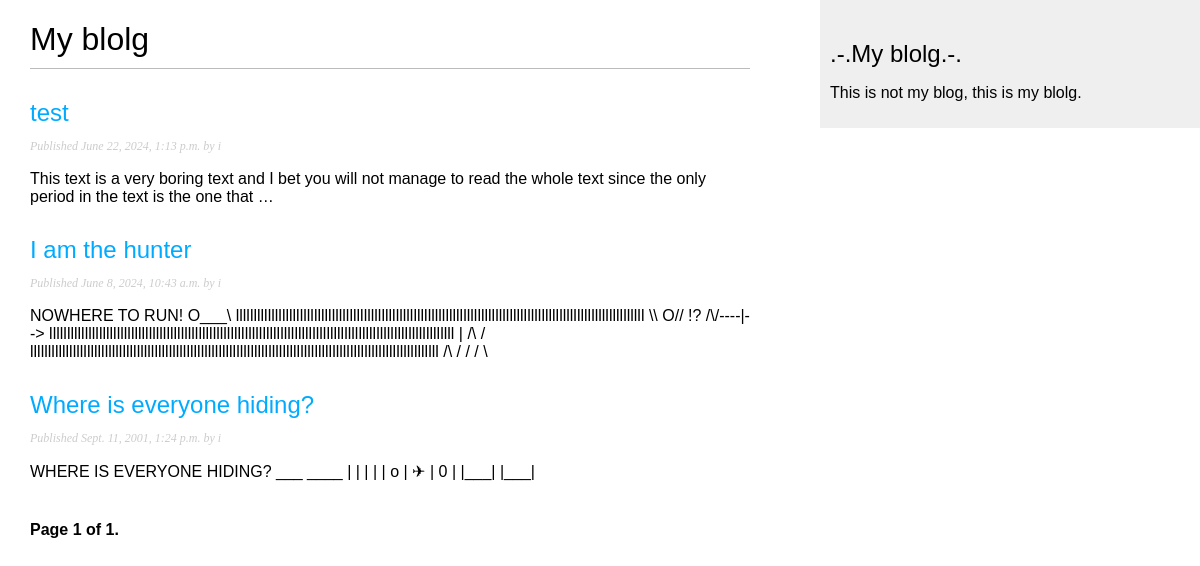
The page /blolg/?page=2 on the database as committed earlier.
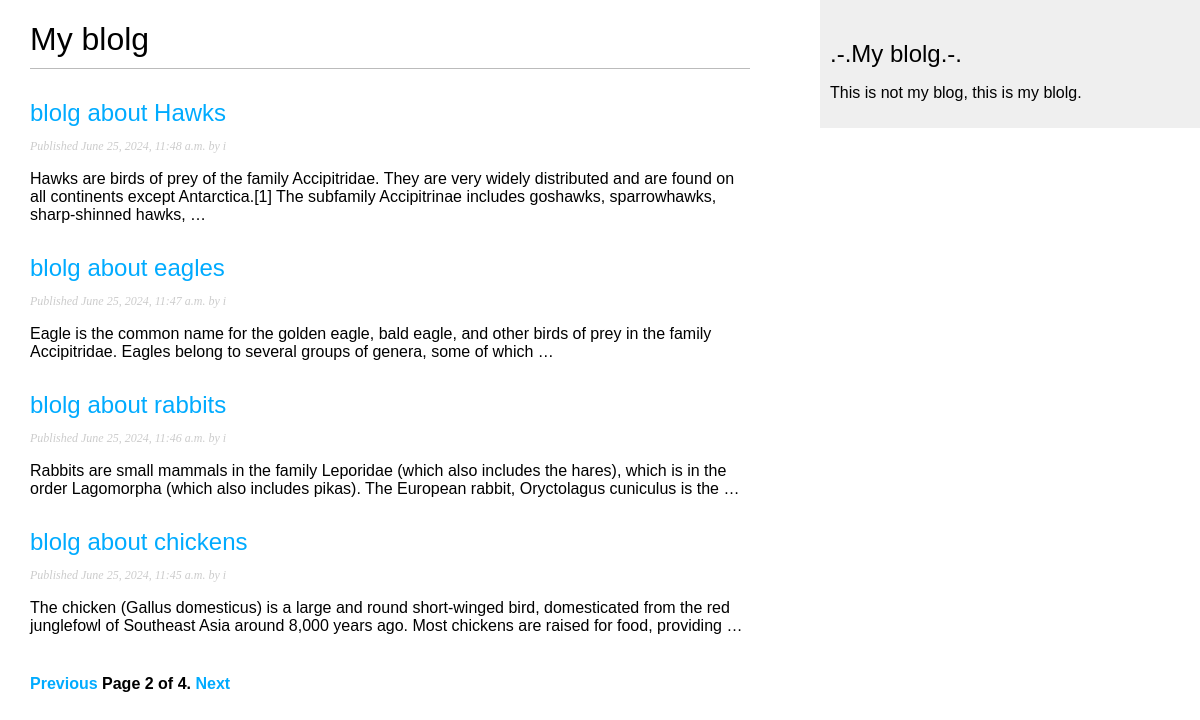
The same page on the database as committed later.
### blolg/models.py (models this page shows, shortened)
class Post(models.Model):
    class Status(models.TextChoices):
        DRAFT = 'DF', 'Draft'
        PUBLISHED = 'PB', 'Published'
    title = models.CharField(max_length=250)
    slug = models.SlugField(max_length=250, unique_for_date='publish')
    author = models.ForeignKey(User, on_delete=models.CASCADE, related_name='blog_posts')
    body = models.TextField()
    publish = models.DateTimeField(default=timezone.now)
    created = models.DateTimeField(auto_now_add=True)
    updated = models.DateTimeField(auto_now=True)
    status = models.CharField(max_length=2, choices=Status.choices, default=Status.DRAFT)
    class Meta:
        ordering = ['-publish']
        indexes = [
            models.Index(fields=['-publish']),
            ]
    def get_absolute_url(self):
        return reverse('blolg:post_detail', args=[self.publish.year, self.publish.month, self.publish.day, self.slug])

### blolg/views.py (the view)
# urls.py: path('', post_list, name='post_list'),
def post_list(request):
    post_list = Post.objects.filter(status='PB')
    paginator = Paginator(post_list, 4)
    page_number = request.GET.get('page', 1)
    try:
        posts = paginator.page(page_number)
    except PageNotAnInteger:
        posts = paginator.page(1)
    except EmptyPage:
        posts = paginator.page(paginator.num_pages)
    return render(request, 'blolg/post/list.html', {'posts': posts})

### blolg/templates/blolg/post/list.html (shortened to what this page needs)
{% extends 'blolg/base.html' %}
{% block content %}
<h1>My blolg</h1>
{% for post in posts %}
<h2>
    <a href="{{ post.get_absolute_url }}">
        {{ post.title }}
    </a>
</h2>
<p class="date">
    Published {{ post.publish }} by {{ post.author }}
</p>
{{ post.body|truncatewords:30|linebreaks }}
{% endfor %}
{% include "blolg/pagination.html" with page=posts %}
{% endblock %}

Rows that differ between the two databases and show on the page:
no longer on this page (row unchanged): Post: title "test", publish "June 22, 2024, 1:13 p.m.", author "i", body "This text is a very boring text and I bet you will not manage to read the whole text since the only period in the text is the one that …"
no longer on this page (row unchanged): Post: title "I am the hunter", publish "June 8, 2024, 10:43 a.m.", author "i", body "NOWHERE TO RUN! O___\\ lllllllllllllllllllllllllllllllllllllllllllllllllllllllllllllllllllllllllllllllllllllllllllllllllllllllllllllllllll \\\\ O// !? /\\/----|--> llllllllllllllllllllllllllllllllllllllllllllllllllllllllllllllllllllllllllllllllllllllllllllllllllllllllllllllllll | /\\ / lllllllllllllllllllllllllllllllllllllllllllllllllllllllllllllllllllllllllllllllllllllllllllllllllllllllllllllllllll /\\ / / / \\"
no longer on this page (row unchanged): Post: title "Where is everyone hiding?", publish "Sept. 11, 2001, 1:24 p.m.", author "i", body "WHERE IS EVERYONE HIDING? ___ ____ | | | | | o | ✈︎ | 0 | |___| |___|"
added Post: title "blolg about Hawks", publish "June 25, 2024, 11:48 a.m.", author "i", body "Hawks are birds of prey of the family Accipitridae. They are very widely distributed and are found on all continents except Antarctica.[1] The subfamily Accipitrinae includes goshawks, sparrowhawks, sharp-shinned hawks, …"
added Post: title "blolg about eagles", publish "June 25, 2024, 11:47 a.m.", author "i", body "Eagle is the common name for the golden eagle, bald eagle, and other birds of prey in the family Accipitridae. Eagles belong to several groups of genera, some of which …"
added Post: title "blolg about rabbits", publish "June 25, 2024, 11:46 a.m.", author "i", body "Rabbits are small mammals in the family Leporidae (which also includes the hares), which is in the order Lagomorpha (which also includes pikas). The European rabbit, Oryctolagus cuniculus is the …"
added Post: title "blolg about chickens", publish "June 25, 2024, 11:45 a.m.", author "i", body "The chicken (Gallus domesticus) is a large and round short-winged bird, domesticated from the red junglefowl of Southeast Asia around 8,000 years ago. Most chickens are raised for food, providing …"
Other text that changed with them:
{{ page.number }}: "1" → "2"
{{ page.paginator.num_pages }}: "1" → "4"
text now shown: "Previous Next"
